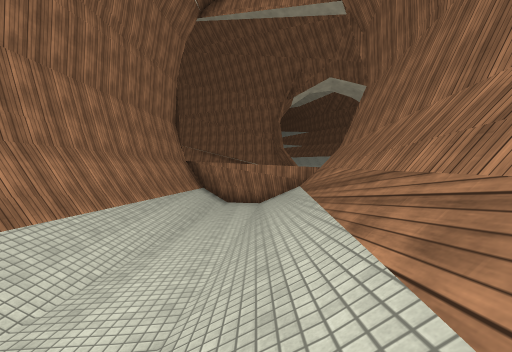
view 1 (above)

14 first-person views from a walk through a Unity game level. The camera is 1.5 m above the floor, tilts 2° down and sees 90° across. The floor is counted in squares, 2 m on a side. Each view is taken from the middle of a square. On the plan, view 1 faces up. The plan holds only what a view shows up to about 9 squares ahead; the rest is blank. The place goes on beyond the plan. Surface patterns are stand-ins for the level's own textures.

view 2
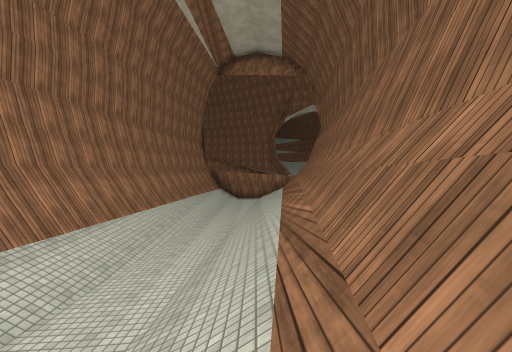

view 3
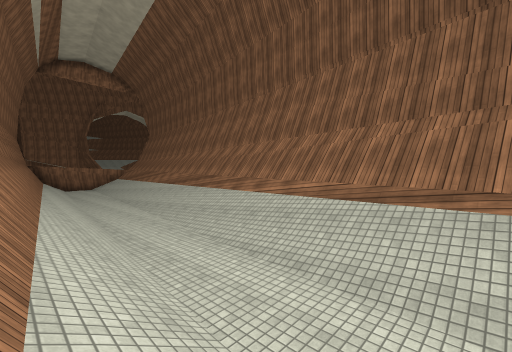

view 4
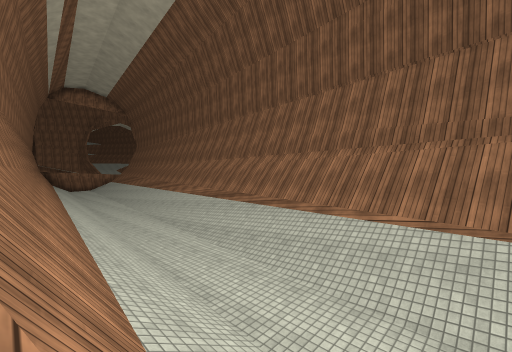

view 5
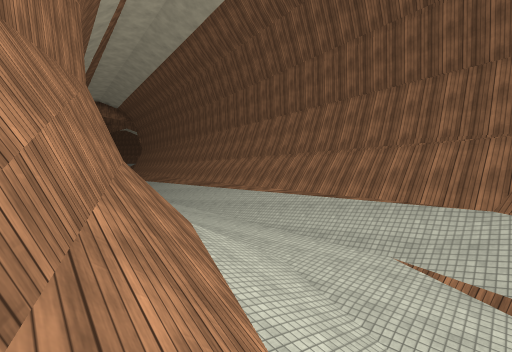

view 6
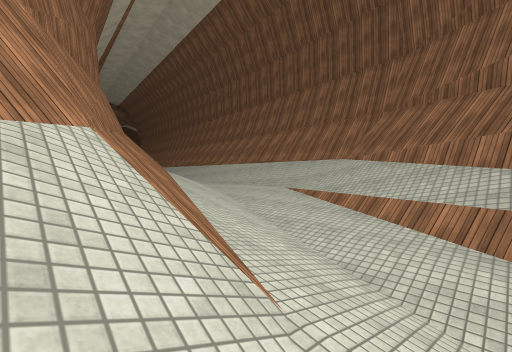

view 7
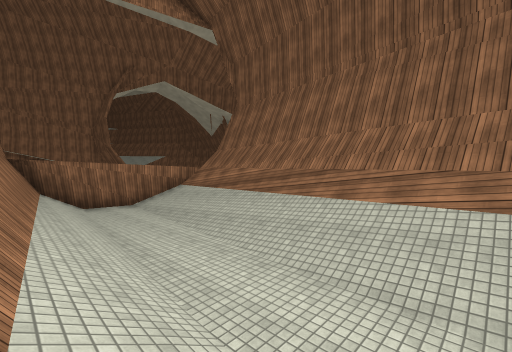

view 8
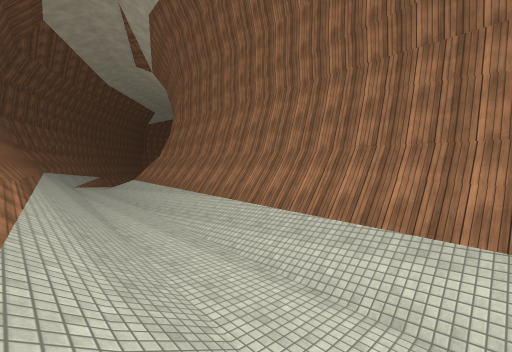

view 9
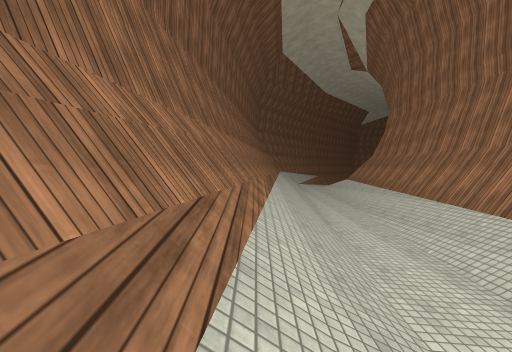

view 10
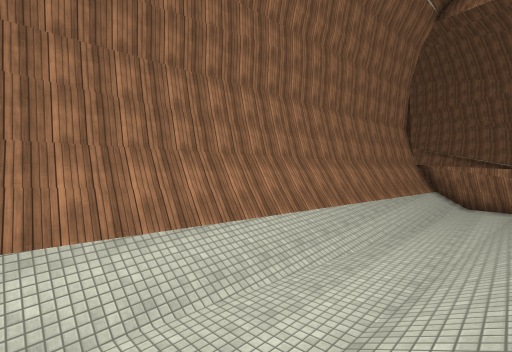

view 11
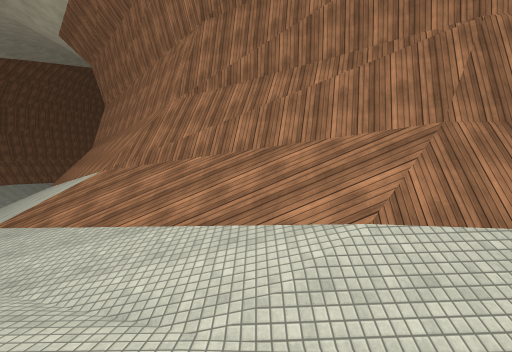

view 12
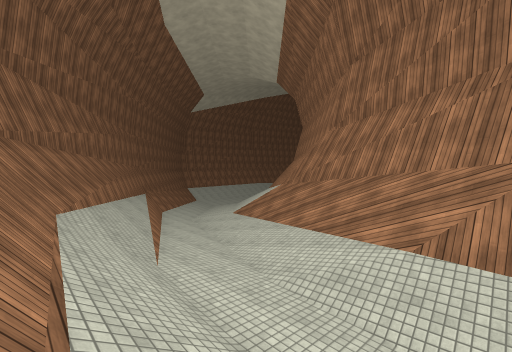

view 13
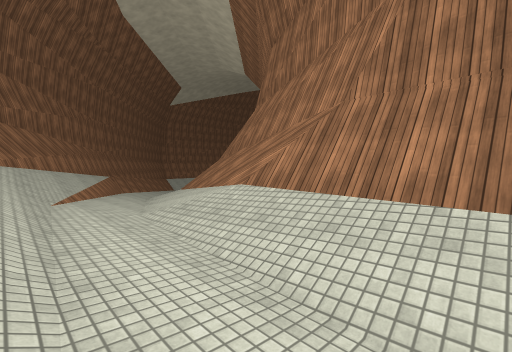

view 14
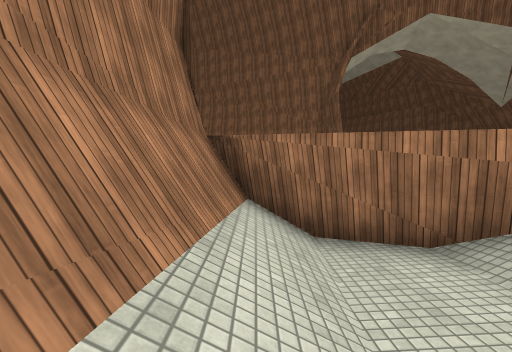

### Floor plan
Key: @ floor where view 1 was taken; # wall or solid block; . main floor; : floor 0.25 m higher than the main floor; - floor 0.25 m lower than the main floor; + floor 0.5 m higher than the main floor; _ floor 0.5 m lower than the main floor; / step, stairs or slope; = window, fence, low wall or low ledge.
Columns run from 11 left of view 1 to 2 right of it. Each row starts with its distance up from view 1.
 10         ####
  9         #/-##
  8         #/-.##
  7         #/.//#
  6         #/.//#
  5         #/.//#
  4         #/.//#
  3         #/.//#
  2        ##/.//#
  1        #//.//#
  0        #/.:@##
 -1        #/.:/#
 -2        #/.//#
 -3        #/://#
 -4        #/://#
 -5        #/://#
 -6        #/://#
 -7        #/+/##
 -8       ##/+/##
 -9       ##/+/#
-10       #/:+/#
-11       #/++/#
-12       #/+//#
-13      ##/+//#
-14      ##/+//#
-15     ##//+/##
-16     #///+/##
-17     #///+/#
-18    ##//++/#
-19   ##///://#
-20  ##///.:/##
-21 ##////.=/#
-22 #////_.=##

Where each view was taken, in squares from view 1:
view 1: 0 up, 0 right, facing up
view 2: 5 down, 0 right, facing up
view 3: 10 down, 4 left, facing up-right
view 4: 15 down, 5 left, facing up-right
view 5: 19 down, 7 left, facing up-right
view 6: 22 down, 8 left, facing up-right
view 7: 0 up, 3 left, facing up-right
view 8: 2 down, 0 right, facing down-left
view 9: 2 down, 0 right, facing down
view 10: 2 down, 0 right, facing up-left
view 11: 16 down, 2 left, facing left
view 12: 14 down, 1 left, facing down-left
view 13: 12 down, 2 left, facing down-left
view 14: 6 up, 2 left, facing up
